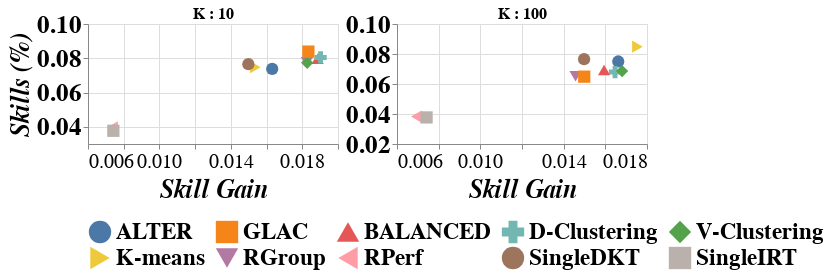

Write notebook code for a chart like this one.
### Code cell
alt.hconcat(chrt[0], chrt[2], spacing=5).configure_title(fontSize=16, offset=-10)
